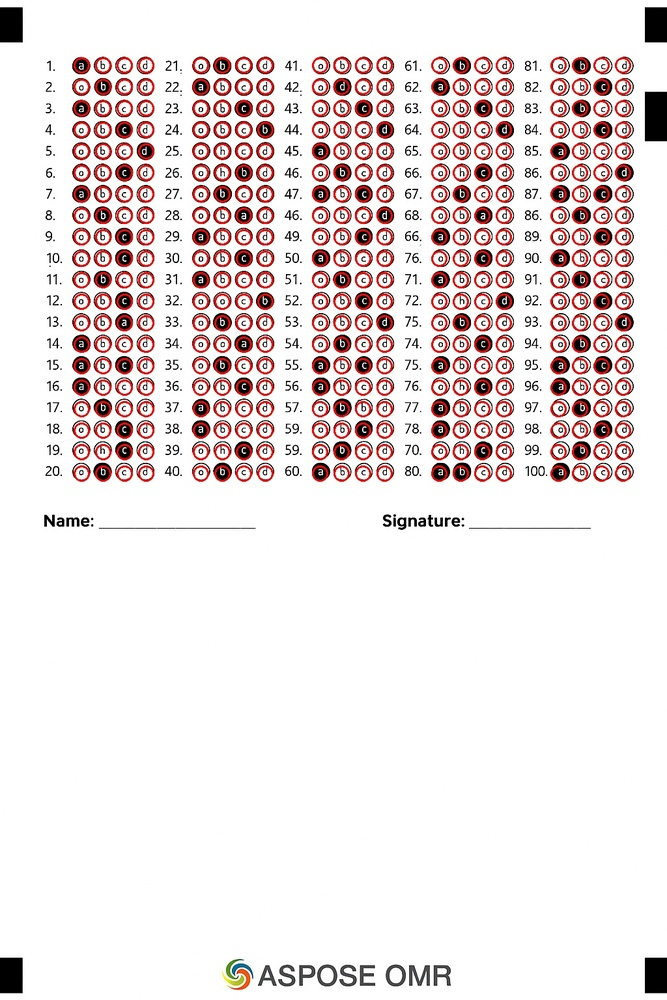
#> input picture bubble_centers_debug.jpg, 667 x 1000 px, shrunk from 1024 x 1536 before the run
$ python ori-generator.py bubble_centers_debug.jpg
#> lines starting #> are read from the running program, lines starting #| are printed output that depends on the picture; after the words box and inside, x2 and y2 are one past the last pixel; in counts of white or black regions, pixels touching at a corner belong together
import sys
import cv2
import numpy as np
import json

def crop_inside_border(image_path, output_path="cropped_bottom_half.jpg", debug_output_path="bubble_centers_debug.jpg"):
#> called with image_path = 'bubble_centers_debug.jpg', output_path = 'cropped_bottom_half.jpg', debug_output_path = 'bubble_centers_debug.jpg'
    image = cv2.imread(image_path)
#> image is the input picture: shape (1000, 667, 3); mean B, G, R 225.2, 225.4, 235.5
    if image is None:
        return {"error": f"Could not load image {image_path}"}

    gray = cv2.cvtColor(image, cv2.COLOR_BGR2GRAY)
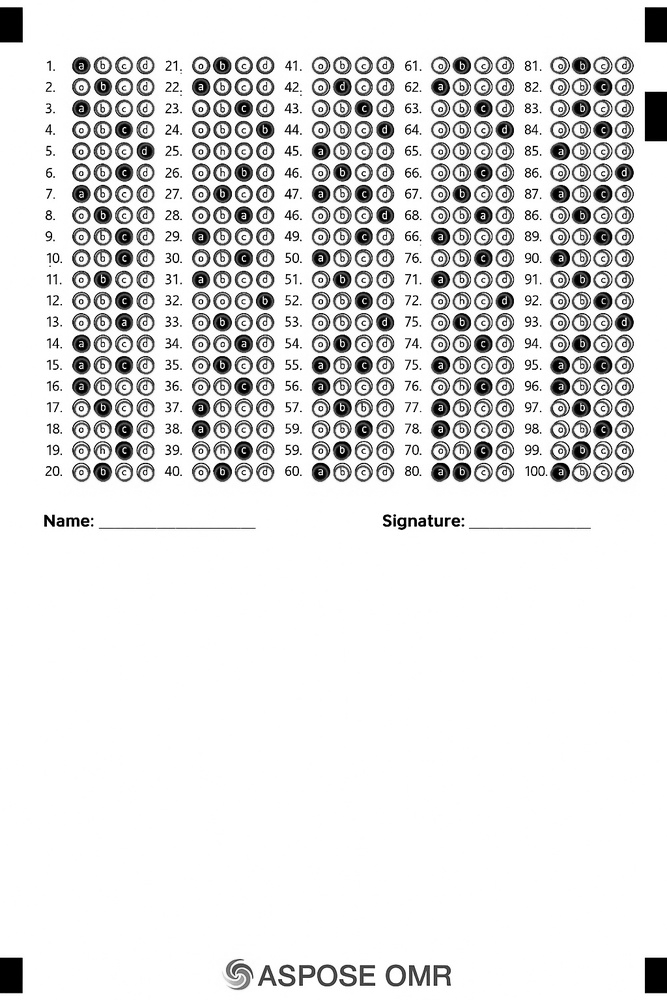
#> gray: shape (1000, 667); min 0, max 255, mean 228.4
    _, thresh = cv2.threshold(gray, 40, 255, cv2.THRESH_BINARY_INV)
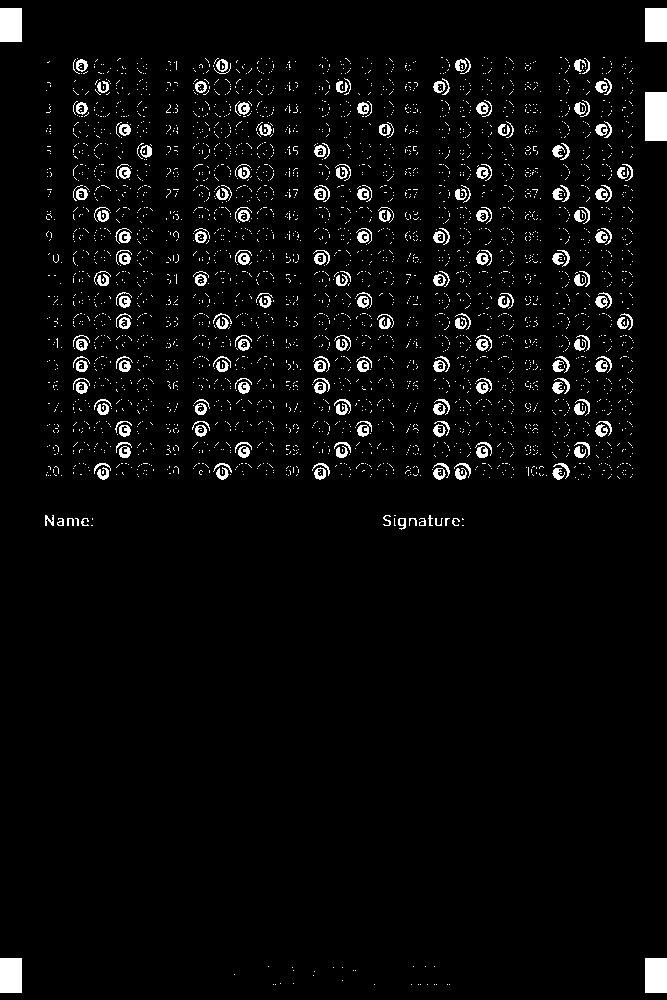
#> thresh: shape (1000, 667); 3.6% white; 3761 white regions (3545 under 20 px)
    contours, _ = cv2.findContours(thresh, cv2.RETR_EXTERNAL, cv2.CHAIN_APPROX_SIMPLE)
#> contours = 3727 contours, 3581 with area under 20; largest, box (x1, y1, x2, y2) and area: (645, 92, 667, 141) 1008, (645, 958, 667, 993) 714, (0, 958, 22, 993) 714, (645, 8, 667, 42) 693, (0, 8, 22, 42) 693

    boxes = []
    for cnt in contours:
        x, y, w, h = cv2.boundingRect(cnt)
        if 5 < w < 50 and 5 < h < 50:
            boxes.append((x, y, x + w, y + h))
#> this loop made 3727 passes
#> (x, y, w, h) on passes 1 to 3: (449, 984, 1, 1), (447, 984, 1, 1), (436, 984, 1, 1)
#> after the loop, boxes = 223 items, first 6: (645, 958, 667, 993), (0, 958, 22, 993), (452, 518, 460, 526), (435, 518, 443, 526), (419, 518, 426, 526), (409, 518, 417, 526)

    if len(boxes) < 4:
        return {"error": "Not enough alignment markers detected."}

    x_min = min(box[0] for box in boxes)
#> x_min = 0
    y_min = min(box[1] for box in boxes)
#> y_min = 8
    x_max = max(box[2] for box in boxes)
#> x_max = 667
    y_max = max(box[3] for box in boxes)
#> y_max = 993

    margin = 10
    x_min += margin
#> x_min = 10
    y_min += margin
#> y_min = 18
    x_max -= margin
#> x_max = 657
    y_max -= margin
#> y_max = 983

    # Crop full inside region
    full_crop = image[y_min:y_max, x_min:x_max]
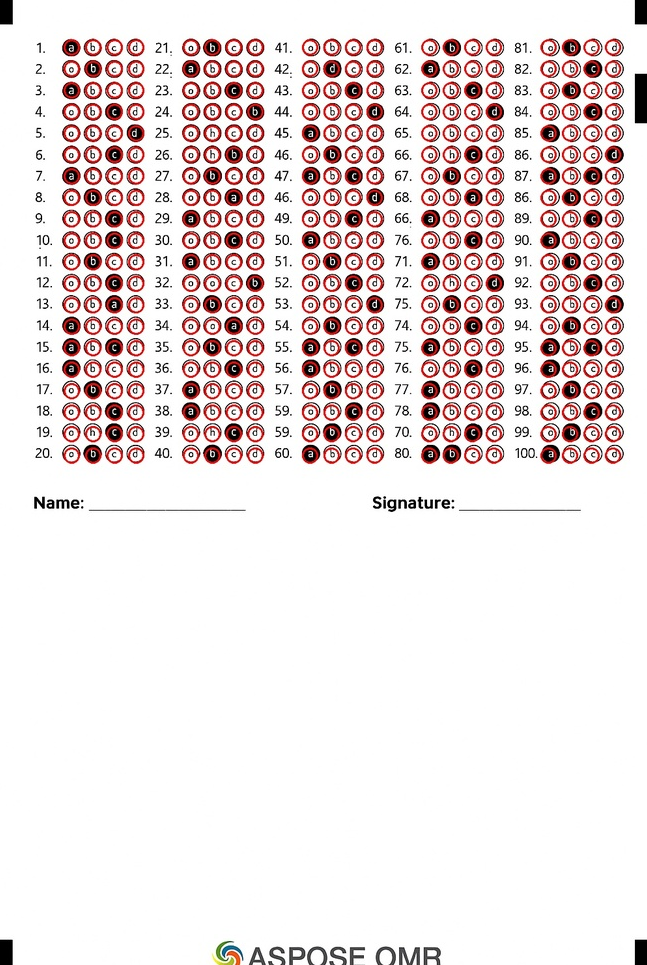
#> full_crop: shape (965, 647, 3); mean B, G, R 224.3, 224.5, 235.2

    # Get only bottom half
    height = full_crop.shape[0]
#> height = 965
    bottom_half = full_crop[height // 2:, :]
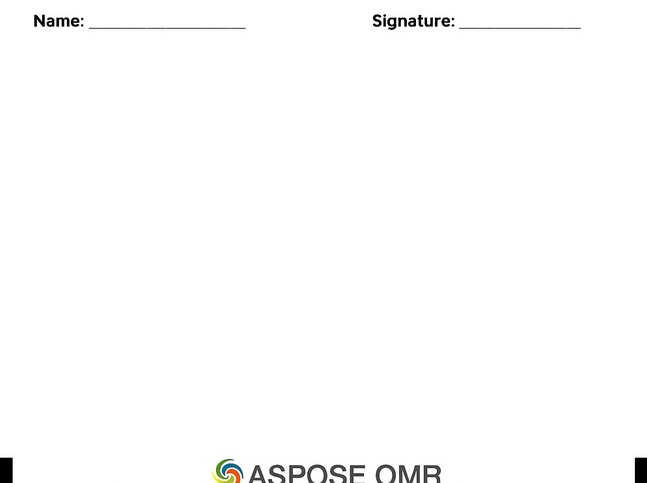
#> bottom_half: shape (483, 647, 3); mean B, G, R 252.6, 252.6, 252.6
    cv2.imwrite(output_path, bottom_half)

    # ======= Draw BUBBLE COORDINATES on bottom_half ==========
    NUM_ROWS = 10
    NUM_COLS = 5
    NUM_CHOICES = 4
    bubble_radius = 14

    lh, lw = bottom_half.shape[:2]  # Get height (lh) and width (lw) of the bottom half image
#> lh = 483; lw = 647

    start_x = int(0.08 * lw)       # Starting X coordinate (horizontal offset) for the first bubble in a column (A option of Q1)
#> start_x = 51
    start_y = int(0.235 * lh)       # Starting Y coordinate (vertical offset) for the first row of bubbles (row for Q1)
#> start_y = 113

    dx = int(0.041 * lw)           # Horizontal distance between choices (A → B → C → D)
#> dx = 26
    dy = int(0.067 * lh)            # Vertical distance between rows (Q1 → Q2 → Q3...)
#> dy = 32

    col_offset = int(0.187 * lw)    # Horizontal distance between question columns (e.g., Q1–10 column to Q11–20 column)
#> col_offset = 120

    bubble_centers = []
    for col in range(NUM_COLS):
        x_offset = start_x + col * col_offset
        for row in range(NUM_ROWS):
            y = start_y + row * dy
            row_centers = []
            for choice in range(NUM_CHOICES):
                x = x_offset + choice * dx
                row_centers.append((int(x), int(y)))
            bubble_centers.append(row_centers)
#> after the loop, bubble_centers = 50 items

    debug_img = bottom_half.copy()
    for row in bubble_centers:
        for (x, y) in row:
            cv2.circle(debug_img, (x, y), bubble_radius, (0, 0, 255), 2)
#> this loop made 50 passes
#> row on passes 1 to 12: [(51, 113), (77, 113), (103, 113), (129, 113)], [(51, 145), (77, 145), (103, 145), (129, 145)], [(51, 177), (77, 177), (103, 177), (129, 177)], [(51, 209), (77, 209), (103, 209), (129, 209)], [(51, 241), (77, 241), (103, 241), (129, 241)], [(51, 273), (77, 273), (103, 273), (129, 273)], [(51, 305), (77, 305), (103, 305), (129, 305)], [(51, 337), (77, 337), (103, 337), (129, 337)], [(51, 369), (77, 369), (103, 369), (129, 369)], [(51, 401), (77, 401), (103, 401), (129, 401)], [(171, 113), (197, 113), (223, 113), (249, 113)], [(171, 145), (197, 145), (223, 145), (249, 145)]
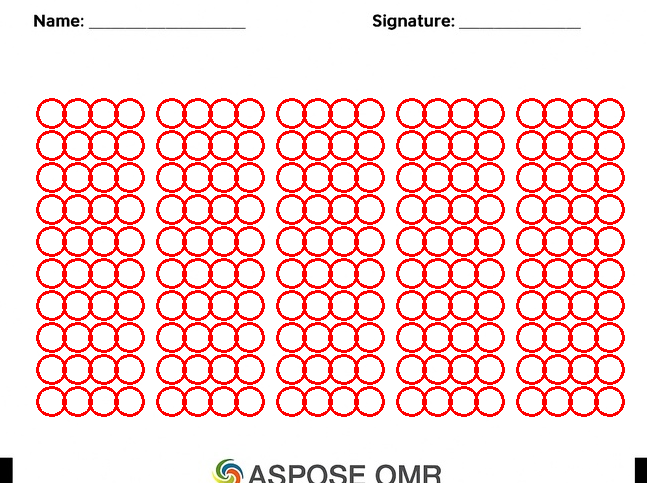
#> debug_img: shape (483, 647, 3); 14.93% of pixels changed, all inside (x1, y1, x2, y2) = (36, 98, 625, 417)

    cv2.imwrite(debug_output_path, debug_img)

    return {
        "message": "Successfully cropped and marked bubble centers.",
        "cropped_img": output_path,
        "debug_img": debug_output_path,
        "crop_box": [x_min, y_min + height // 2, x_max, y_max],
        "total_questions": NUM_ROWS * NUM_COLS,
        "total_choices_per_question": NUM_CHOICES
    }

def main():
    if len(sys.argv) != 2:
        print(json.dumps({"error": "Usage: python crop_and_mark_bubbles.py <image_path>"}))
        sys.exit(1)

    image_path = sys.argv[1]
    result = crop_inside_border(image_path)
#> result = 6 items
    print(json.dumps(result, indent=2))
#| {
#|   "message": "Successfully cropped and marked bubble centers.",
#|   "cropped_img": "cropped_bottom_half.jpg",
#|   "debug_img": "bubble_centers_debug.jpg",
#|   "crop_box": [
#|     10,
#|     500,
#|     657,
#|     983
#|   ],
#|   "total_questions": 50,
#|   "total_choices_per_question": 4
#> (further printed lines are left out)

if __name__ == "__main__":
    main()
